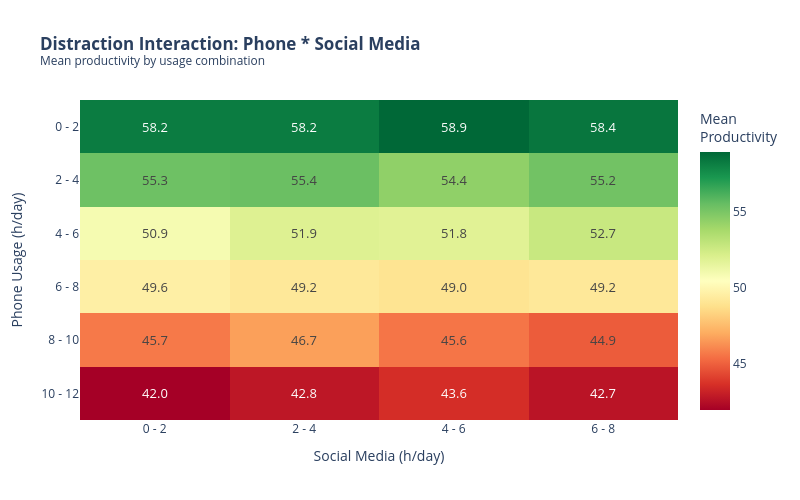

Notebook cell for this chart:
### Code cell
phone_labels = ["0 - 2", "2 - 4", "4 - 6", "6 - 8", "8 - 10", "10 - 12"]
social_labels = ["0 - 2", "2 - 4", "4 - 6", "6 - 8"]

df["phone_bin"] = pd.cut(
    df["phone_usage_hours"], bins=[0, 2, 4, 6, 8, 10, 12], labels=phone_labels, include_lowest=True
)
df["social_bin"] = pd.cut(df["social_media_hours"], bins=[0, 2, 4, 6, 8], labels=social_labels, include_lowest=True)

heatmap_data = df.pivot_table(
    index="phone_bin",
    columns="social_bin",
    values="productivity_score",
    aggfunc="mean",
    observed=False,
)

z_vals = heatmap_data.to_numpy().round(1)
x_labels = [str(c) for c in heatmap_data.columns]
y_labels = [str(r) for r in heatmap_data.index]

fig = go.Figure(
    data=go.Heatmap(
        z=z_vals,
        x=x_labels,
        y=y_labels,
        colorscale="RdYlGn",
        text=z_vals,
        texttemplate="%{text:.1f}",
        textfont={"size": 13},
        colorbar={"title": "Mean<br>Productivity"},
    )
)
fig.update_layout(
    template=TEMPLATE,
    width=800,
    height=500,
    title="<b>Distraction Interaction: Phone * Social Media</b><br><sup>Mean productivity by usage combination</sup>",
    xaxis_title="Social Media (h/day)",
    yaxis_title="Phone Usage (h/day)",
    yaxis={"autorange": "reversed"},
)
fig.show()

df = df.drop(columns=["phone_bin", "social_bin"])

### Figure 1 — Plotly figure (JSON) as saved in the notebook; plotly's stock layout.template omitted (floating-point values rounded to 4 significant figures)
{"data": [{"colorbar": {"title": {"text": "Mean<br>Productivity"}}, "colorscale": [[0, "rgb(165,0,38)"], [0.1, "rgb(215,48,39)"], [0.2, "rgb(244,109,67)"], [0.3, "rgb(253,174,97)"], [0.4, "rgb(254,224,139)"], [0.5, "rgb(255,255,191)"], [0.6, "rgb(217,239,139)"], [0.7, "rgb(166,217,106)"], [0.8, "rgb(102,189,99)"], [0.9, "rgb(26,152,80)"], [1, "rgb(0,104,55)"]], "text": [[58.2, 58.2, 58.9, 58.4], [55.3, 55.4, 54.4, 55.2], [50.9, 51.9, 51.8, 52.7], [49.6, 49.2, 49.0, 49.2], [45.7, 46.7, 45.6, 44.9], [42.0, 42.8, 43.6, 42.7]], "textfont": {"size": 13}, "texttemplate": "%{text:.1f}", "type": "heatmap", "x": ["0 - 2", "2 - 4", "4 - 6", "6 - 8"], "y": ["0 - 2", "2 - 4", "4 - 6", "6 - 8", "8 - 10", "10 - 12"], "z": [[58.2, 58.2, 58.9, 58.4], [55.3, 55.4, 54.4, 55.2], [50.9, 51.9, 51.8, 52.7], [49.6, 49.2, 49.0, 49.2], [45.7, 46.7, 45.6, 44.9], [42.0, 42.8, 43.6, 42.7]]}], "layout": {"height": 500, "title": {"text": "<b>Distraction Interaction: Phone * Social Media</b><br><sup>Mean productivity by usage combination</sup>"}, "width": 800, "xaxis": {"title": {"text": "Social Media (h/day)"}}, "yaxis": {"autorange": "reversed", "title": {"text": "Phone Usage (h/day)"}}}}
